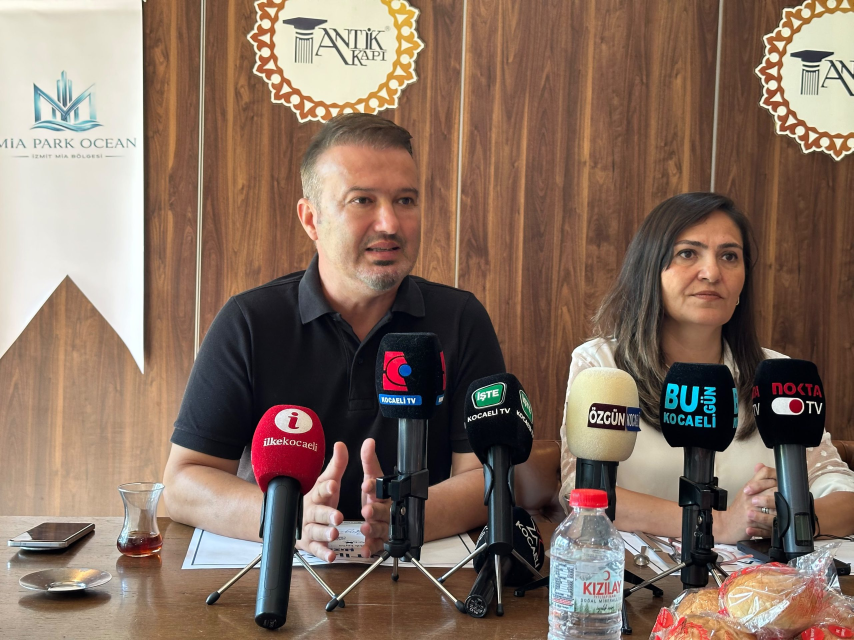
#> input picture press-source/haber-ilkekocaeli.jpg, 2560 x 1920 px (shown at 1/3 size)
$ python kahraman-kesik.py ../press-source/haber-ilkekocaeli.jpg ../press-source/haber-kocaelifikir.jpg ../press-source/haber-kocaelifikir.jpg
#> lines starting #> are read from the running program, lines starting #| are printed output that depends on the picture
#!/usr/bin/env python3
"""
Dev pano kahraman görseli: gökyüzü maskeli + kenar geçişli RGBA.

    python3.13 scripts/kahraman-kesik.py <goruntu> <maske> <cikti.png>
"""
import sys

import numpy as np
from PIL import Image

o = Image.open(sys.argv[1]).convert("RGB")
#> o is the input picture: PIL image 2560x1920 RGB; mean R, G, B 133.4, 110.7, 96.5
m = Image.open(sys.argv[2]).convert("L").resize(o.size, Image.LANCZOS)
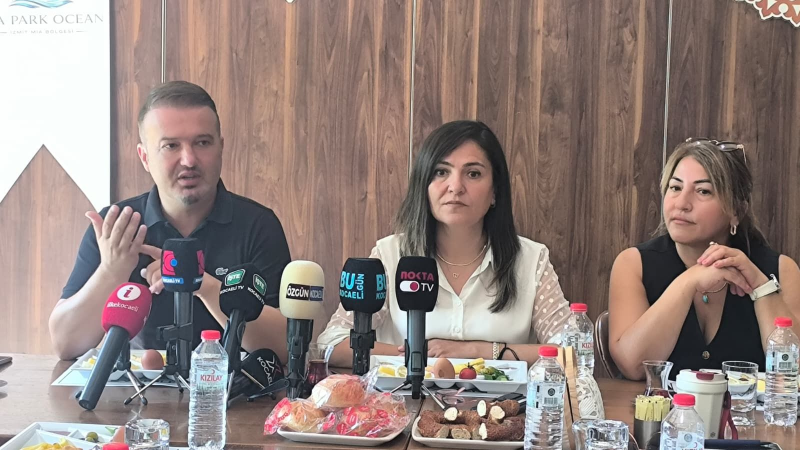
#> input picture press-source/haber-kocaelifikir.jpg, 1600 x 900 px (shown at 1/2 size)
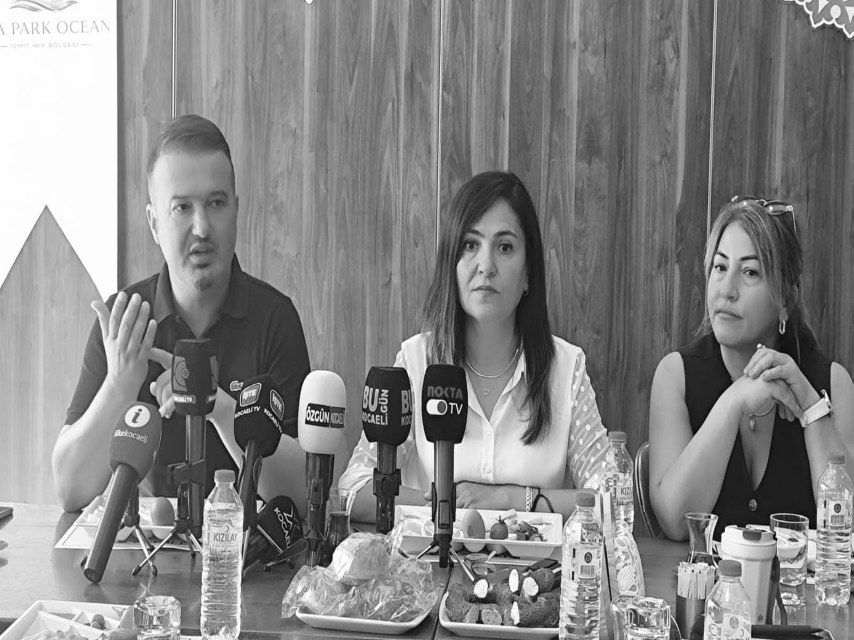
#> m: PIL image 2560x1920 L (shown at 1/3 size); min 0, max 255, mean 133.5
m = np.asarray(m).astype(np.float32) / 255
#> m: shape (1920, 2560) float32
W, H = o.size
#> W = 2560; H = 1920
xs = np.arange(W) / W
#> xs = 2560 values from 0 to 1
ys = np.arange(H) / H
#> ys = 1920 values from 0 to 0.999
sol = np.clip(xs / 0.10, 0, 1) ** 1.5
#> sol = 2560 values from 0 to 1
sag = np.clip((1.0 - xs) / 0.045, 0, 1) ** 1.5
alt = np.clip((0.943 - ys) / 0.05, 0, 1) ** 1.2
alfa = m * (sol * sag)[None, :] * alt[:, None]
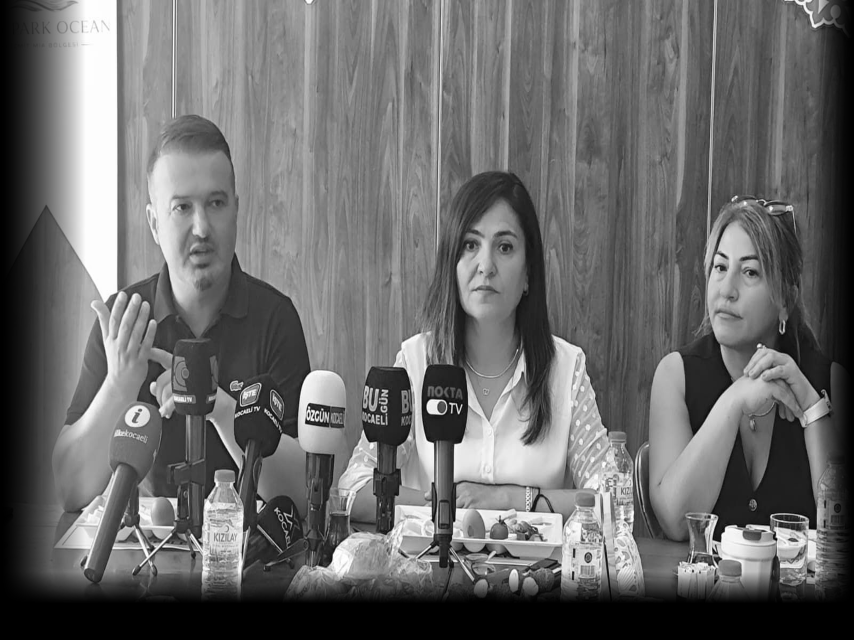
#> alfa: shape (1920, 2560) float64 (shown at 1/3 size); min 0, max 1, mean 0.417
Image.fromarray(np.dstack([np.asarray(o), (alfa * 255).astype(np.uint8)]), "RGBA").save(
    sys.argv[3], optimize=True)
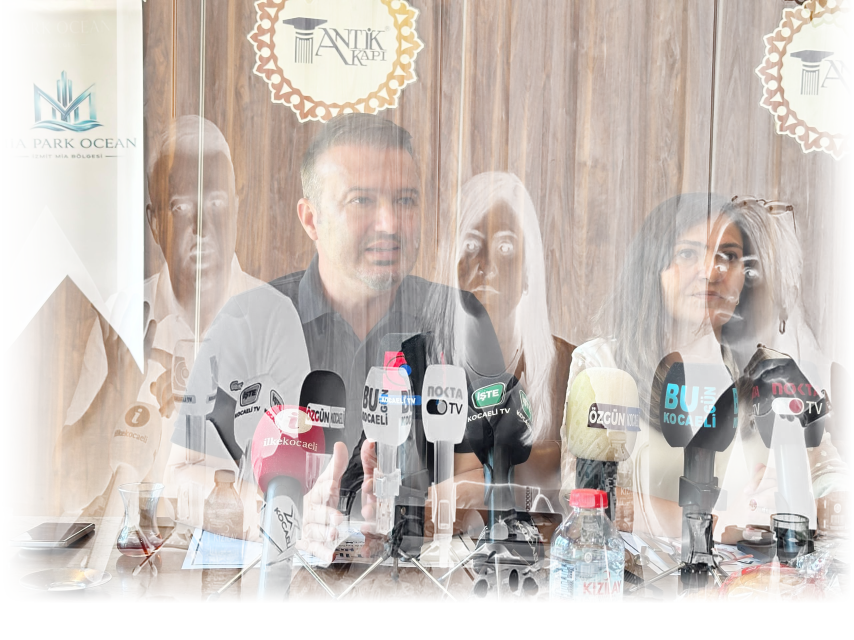
#> saved as haber-kocaelifikir.jpg: PIL image 2560x1920 RGBA (shown at 1/3 size); mean R, G, B, A 133.4, 110.7, 96.5, 106.2; transparent parts drawn white
print("kesik:", o.size)
#| kesik: (2560, 1920)
